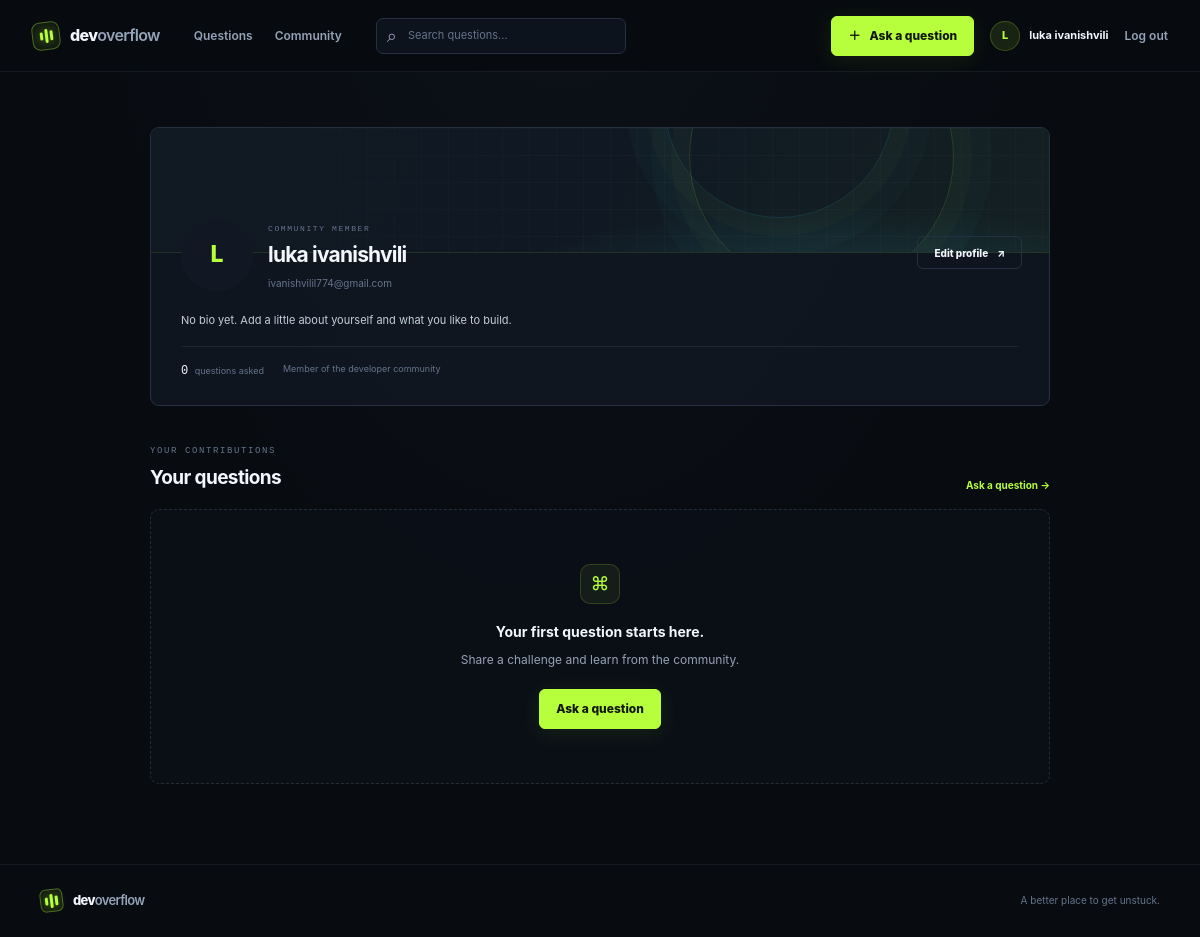
The page /users/profile/ on the database as committed earlier.
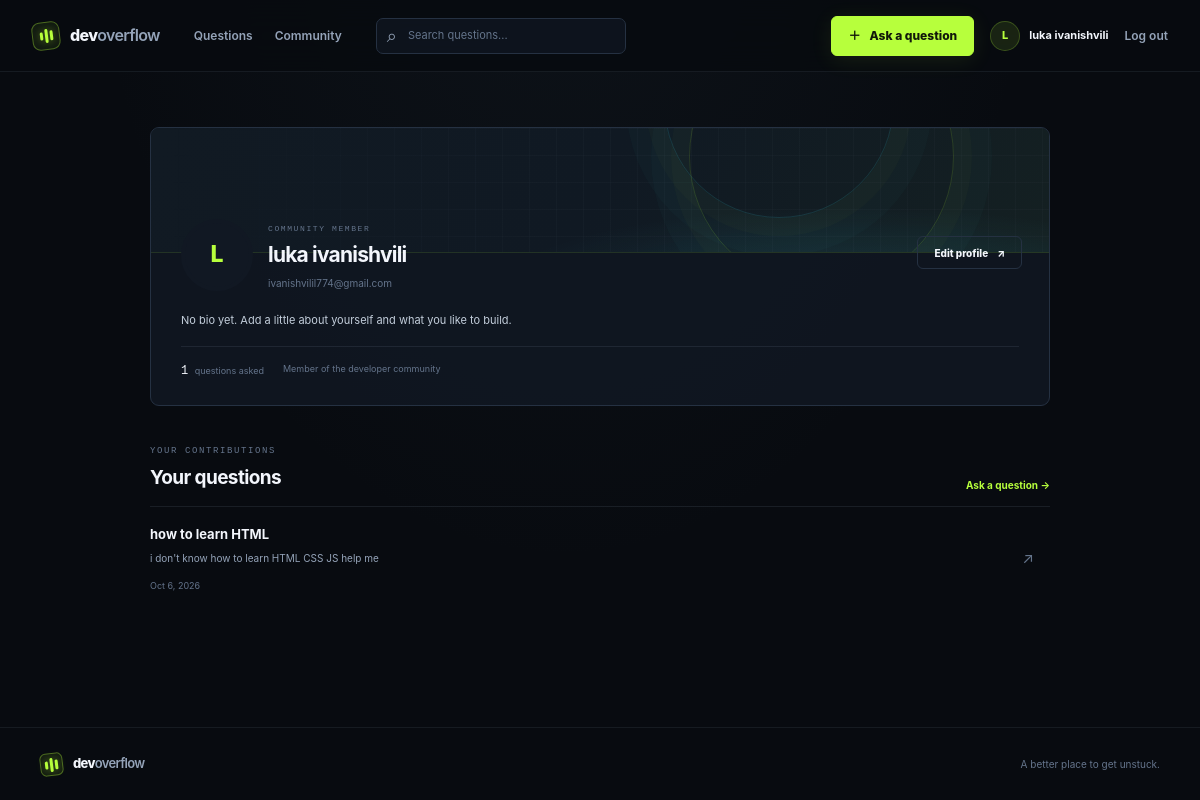
The same page on the database as committed later.
### questions/models.py (models this page shows)
class Questions(models.Model):
    title = models.CharField(max_length=200)
    context = models.TextField()
    creator = models.ForeignKey(
        Users,
        on_delete=models.CASCADE,
        related_name="posts"
    )
    created_at = models.DateTimeField(auto_now_add=True)

### users/views.py (the view)
# urls.py: path("profile/", views.profile, name="profile"),
def profile(req):
    user = get_curent_user()
    if user is None:
        return redirect("login_user")
    if req.method == "POST":
        avatar = req.FILES.get("avatar")
        if avatar:
            user.avatar = avatar
            user.save()
    context = {
        "user": user,
        "current_user": user,
        "posts": user.posts.all(),
    }
    return render(req, "user_profile.html", context)

### users/context_processors.py (called while the page is built)
def current_user(request):
    return {"current_user": get_curent_user()}

### users/utils.py (called while the page is built)
def get_curent_user():
    return Users.objects.filter(is_curentUser=True).first()

### users/templates/user_profile.html (shortened to what this page needs)
{% extends "master.html" %}
{% load static %}
{% block extra_styles %}<link rel="stylesheet" href="{% static 'CSS/profile.css' %}">{% endblock extra_styles %}
{% block main %}
<div class="profile-page">
    <section class="profile-card">
        <div class="profile-cover"><span class="cover-orbit orbit-one"></span><span class="cover-orbit orbit-two"></span></div>
        <div class="profile-main">
            <div class="profile-identity">
                {% if current_user.avatar and current_user.avatar.name != "avatars/default.png" %}
                    <img class="avatar profile-avatar" src="{{ current_user.avatar.url }}" alt="{{ current_user.name }}'s avatar">
                {% else %}
                    <span class="avatar profile-avatar avatar-fallback" aria-hidden="true">{{ current_user.name|first|upper }}</span>
                {% endif %}
                <div><p class="eyebrow">COMMUNITY MEMBER</p><h1>{{ current_user.name }}</h1><p class="profile-email">{{ current_user.email }}</p></div>
            </div>
            <a class="button button-outline profile-edit" href="{% url 'edit_profile' %}">Edit profile <span aria-hidden="true">↗</span></a>
            <p class="profile-bio">{% if current_user.bio %}{{ current_user.bio }}{% else %}No bio yet. Add a little about yourself and what you like to build.{% endif %}</p>
            <div class="profile-facts"><span><strong>{{ posts|length }}</strong> questions asked</span><span>Member of the developer community</span></div>
        </div>
    </section>
    <section class="profile-questions">
        <div class="profile-section-heading"><div><p class="eyebrow">YOUR CONTRIBUTIONS</p><h2>Your questions</h2></div><a class="text-link" href="{% url 'add_questions' %}">Ask a question <span aria-hidden="true">→</span></a></div>
        {% for post in posts %}
            <article class="profile-question">
                <div><h3><a href="{% url 'question_detail' post.id %}">{{ post.title }}</a></h3><p>{{ post.context|truncatewords:28 }}</p><time datetime="{{ post.created_at|date:'c' }}">{{ post.created_at|date:"M j, Y" }}</time></div>
                <a class="question-open" href="{% url 'question_detail' post.id %}" aria-label="Open {{ post.title }}">↗</a>
            </article>
        {% empty %}
            <div class="empty-state profile-empty"><span class="empty-icon" aria-hidden="true">⌘</span><h3>Your first question starts here.</h3><p>Share a challenge and learn from the community.</p><a class="button button-primary" href="{% url 'add_questions' %}">Ask a question</a></div>
        {% endfor %}
    </section>
</div>
{% endblock main %}

Rows that differ between the two databases and show on the page:
added Questions: title "how to learn HTML", context "i don't know how to learn HTML CSS JS help me", created_at "Oct 6, 2026"
Other text that changed with them:
{{ posts|length }}: "0" → "1"
text no longer shown: "⌘ Your first question starts here. Share a challenge and learn from the community. Ask a question"
